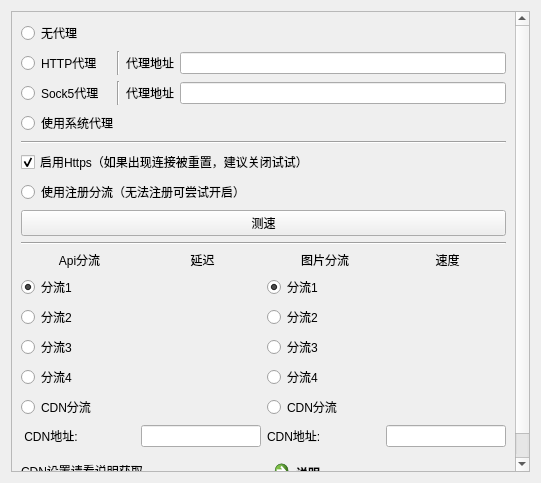
<?xml version="1.0" encoding="UTF-8"?>
<ui version="4.0">
 <class>LoginProxyWidget</class>
 <widget class="QWidget" name="LoginProxyWidget">
  <property name="geometry">
   <rect>
    <x>0</x>
    <y>0</y>
    <width>541</width>
    <height>483</height>
   </rect>
  </property>
  <property name="minimumSize">
   <size>
    <width>450</width>
    <height>0</height>
   </size>
  </property>
  <property name="windowTitle">
   <string>代理设置</string>
  </property>
  <layout class="QGridLayout" name="gridLayout">
   <property name="spacing">
    <number>12</number>
   </property>
   <item row="0" column="0">
    <widget class="SmoothScrollArea" name="scrollArea">
     <property name="widgetResizable">
      <bool>true</bool>
     </property>
     <widget class="QWidget" name="scrollAreaWidgetContents">
      <property name="geometry">
       <rect>
        <x>0</x>
        <y>0</y>
        <width>521</width>
        <height>463</height>
       </rect>
      </property>
      <layout class="QVBoxLayout" name="verticalLayout">
       <item>
        <layout class="QHBoxLayout" name="horizontalLayout_11">
         <item>
          <widget class="QRadioButton" name="proxy_0">
           <property name="text">
            <string>无代理</string>
           </property>
           <attribute name="buttonGroup">
            <string notr="true">radioProxyGroup</string>
           </attribute>
          </widget>
         </item>
        </layout>
       </item>
       <item>
        <layout class="QHBoxLayout" name="horizontalLayout">
         <item>
          <widget class="QRadioButton" name="proxy_1">
           <property name="minimumSize">
            <size>
             <width>90</width>
             <height>0</height>
            </size>
           </property>
           <property name="text">
            <string>HTTP代理</string>
           </property>
           <attribute name="buttonGroup">
            <string notr="true">radioProxyGroup</string>
           </attribute>
          </widget>
         </item>
         <item>
          <widget class="Line" name="line">
           <property name="orientation">
            <enum>Qt::Vertical</enum>
           </property>
          </widget>
         </item>
         <item>
          <widget class="QLabel" name="label">
           <property name="text">
            <string>代理地址</string>
           </property>
           <property name="alignment">
            <set>Qt::AlignCenter</set>
           </property>
          </widget>
         </item>
         <item>
          <widget class="QLineEdit" name="httpLine">
           <property name="toolTip">
            <string>http://127.0.0.1:10809</string>
           </property>
           <property name="placeholderText">
            <string/>
           </property>
          </widget>
         </item>
        </layout>
       </item>
       <item>
        <layout class="QHBoxLayout" name="horizontalLayout_10">
         <item>
          <widget class="QRadioButton" name="proxy_2">
           <property name="minimumSize">
            <size>
             <width>90</width>
             <height>0</height>
            </size>
           </property>
           <property name="text">
            <string>Sock5代理</string>
           </property>
           <attribute name="buttonGroup">
            <string notr="true">radioProxyGroup</string>
           </attribute>
          </widget>
         </item>
         <item>
          <widget class="Line" name="line_2">
           <property name="orientation">
            <enum>Qt::Vertical</enum>
           </property>
          </widget>
         </item>
         <item>
          <widget class="QLabel" name="label_5">
           <property name="text">
            <string>代理地址</string>
           </property>
          </widget>
         </item>
         <item>
          <widget class="QLineEdit" name="sockEdit">
           <property name="toolTip">
            <string>127.0.0.1:10808</string>
           </property>
           <property name="placeholderText">
            <string/>
           </property>
          </widget>
         </item>
        </layout>
       </item>
       <item>
        <layout class="QHBoxLayout" name="horizontalLayout_12">
         <item>
          <widget class="QRadioButton" name="proxy_3">
           <property name="text">
            <string>使用系统代理</string>
           </property>
           <attribute name="buttonGroup">
            <string notr="true">radioProxyGroup</string>
           </attribute>
          </widget>
         </item>
        </layout>
       </item>
       <item>
        <widget class="Line" name="line_3">
         <property name="orientation">
          <enum>Qt::Horizontal</enum>
         </property>
        </widget>
       </item>
       <item>
        <layout class="QHBoxLayout" name="horizontalLayout_9">
         <item>
          <widget class="QCheckBox" name="httpsBox">
           <property name="text">
            <string>启用Https（如果出现连接被重置，建议关闭试试）</string>
           </property>
           <property name="checked">
            <bool>true</bool>
           </property>
          </widget>
         </item>
        </layout>
       </item>
       <item>
        <widget class="QRadioButton" name="loginProxy">
         <property name="text">
          <string>使用注册分流（无法注册可尝试开启）</string>
         </property>
        </widget>
       </item>
       <item>
        <widget class="QPushButton" name="testSpeedButton">
         <property name="text">
          <string>测速</string>
         </property>
        </widget>
       </item>
       <item>
        <widget class="Line" name="line_4">
         <property name="orientation">
          <enum>Qt::Horizontal</enum>
         </property>
        </widget>
       </item>
       <item>
        <layout class="QGridLayout" name="gridLayout_2">
         <item row="5" column="0">
          <widget class="QRadioButton" name="radioButton_4">
           <property name="toolTip">
            <string>所以分流不可使用时，自动解锁</string>
           </property>
           <property name="text">
            <string>分流4</string>
           </property>
           <attribute name="buttonGroup">
            <string notr="true">radioApiGroup</string>
           </attribute>
          </widget>
         </item>
         <item row="6" column="2">
          <widget class="QRadioButton" name="radio_img_5">
           <property name="text">
            <string>CDN分流</string>
           </property>
           <attribute name="buttonGroup">
            <string notr="true">radioImgGroup</string>
           </attribute>
          </widget>
         </item>
         <item row="4" column="3">
          <widget class="QLabel" name="label_img_3">
           <property name="text">
            <string/>
           </property>
          </widget>
         </item>
         <item row="2" column="1">
          <widget class="QLabel" name="label_api_1">
           <property name="text">
            <string/>
           </property>
          </widget>
         </item>
         <item row="6" column="0">
          <widget class="QRadioButton" name="radioButton_5">
           <property name="text">
            <string>CDN分流</string>
           </property>
           <attribute name="buttonGroup">
            <string notr="true">radioApiGroup</string>
           </attribute>
          </widget>
         </item>
         <item row="3" column="2">
          <widget class="QRadioButton" name="radio_img_2">
           <property name="text">
            <string>分流2</string>
           </property>
           <attribute name="buttonGroup">
            <string notr="true">radioImgGroup</string>
           </attribute>
          </widget>
         </item>
         <item row="4" column="1">
          <widget class="QLabel" name="label_api_3">
           <property name="text">
            <string/>
           </property>
          </widget>
         </item>
         <item row="4" column="2">
          <widget class="QRadioButton" name="radio_img_3">
           <property name="text">
            <string>分流3</string>
           </property>
           <attribute name="buttonGroup">
            <string notr="true">radioImgGroup</string>
           </attribute>
          </widget>
         </item>
         <item row="6" column="3">
          <widget class="QLabel" name="label_img_5">
           <property name="text">
            <string/>
           </property>
          </widget>
         </item>
         <item row="3" column="1">
          <widget class="QLabel" name="label_api_2">
           <property name="text">
            <string/>
           </property>
          </widget>
         </item>
         <item row="5" column="3">
          <widget class="QLabel" name="label_img_4">
           <property name="text">
            <string/>
           </property>
          </widget>
         </item>
         <item row="4" column="0">
          <widget class="QRadioButton" name="radioButton_3">
           <property name="text">
            <string>分流3</string>
           </property>
           <attribute name="buttonGroup">
            <string notr="true">radioApiGroup</string>
           </attribute>
          </widget>
         </item>
         <item row="6" column="1">
          <widget class="QLabel" name="label_api_5">
           <property name="text">
            <string/>
           </property>
          </widget>
         </item>
         <item row="1" column="0">
          <widget class="QLabel" name="label_2">
           <property name="text">
            <string>Api分流</string>
           </property>
           <property name="alignment">
            <set>Qt::AlignCenter</set>
           </property>
          </widget>
         </item>
         <item row="5" column="2">
          <widget class="QRadioButton" name="radio_img_4">
           <property name="toolTip">
            <string>所以分流不可使用时，自动解锁</string>
           </property>
           <property name="text">
            <string>分流4</string>
           </property>
           <attribute name="buttonGroup">
            <string notr="true">radioImgGroup</string>
           </attribute>
          </widget>
         </item>
         <item row="1" column="1">
          <widget class="QLabel" name="label_6">
           <property name="text">
            <string>延迟</string>
           </property>
           <property name="alignment">
            <set>Qt::AlignCenter</set>
           </property>
          </widget>
         </item>
         <item row="2" column="0">
          <widget class="QRadioButton" name="radioButton_1">
           <property name="text">
            <string>分流1</string>
           </property>
           <property name="checked">
            <bool>true</bool>
           </property>
           <attribute name="buttonGroup">
            <string notr="true">radioApiGroup</string>
           </attribute>
          </widget>
         </item>
         <item row="2" column="2">
          <widget class="QRadioButton" name="radio_img_1">
           <property name="text">
            <string>分流1</string>
           </property>
           <property name="checked">
            <bool>true</bool>
           </property>
           <attribute name="buttonGroup">
            <string notr="true">radioImgGroup</string>
           </attribute>
          </widget>
         </item>
         <item row="3" column="3">
          <widget class="QLabel" name="label_img_2">
           <property name="text">
            <string/>
           </property>
          </widget>
         </item>
         <item row="1" column="2">
          <widget class="QLabel" name="label_7">
           <property name="text">
            <string>图片分流</string>
           </property>
           <property name="alignment">
            <set>Qt::AlignCenter</set>
           </property>
          </widget>
         </item>
         <item row="1" column="3">
          <widget class="QLabel" name="label_4">
           <property name="text">
            <string>速度</string>
           </property>
           <property name="alignment">
            <set>Qt::AlignCenter</set>
           </property>
          </widget>
         </item>
         <item row="2" column="3">
          <widget class="QLabel" name="label_img_1">
           <property name="text">
            <string/>
           </property>
          </widget>
         </item>
         <item row="5" column="1">
          <widget class="QLabel" name="label_api_4">
           <property name="text">
            <string/>
           </property>
          </widget>
         </item>
         <item row="3" column="0">
          <widget class="QRadioButton" name="radioButton_2">
           <property name="text">
            <string>分流2</string>
           </property>
           <attribute name="buttonGroup">
            <string notr="true">radioApiGroup</string>
           </attribute>
          </widget>
         </item>
        </layout>
       </item>
       <item>
        <layout class="QHBoxLayout" name="horizontalLayout_2">
         <item>
          <widget class="QLabel" name="label_11">
           <property name="text">
            <string> CDN地址:</string>
           </property>
           <property name="alignment">
            <set>Qt::AlignLeading|Qt::AlignLeft|Qt::AlignVCenter</set>
           </property>
          </widget>
         </item>
         <item>
          <widget class="QLineEdit" name="cdn_api_ip">
           <property name="minimumSize">
            <size>
             <width>120</width>
             <height>0</height>
            </size>
           </property>
           <property name="maximumSize">
            <size>
             <width>120</width>
             <height>16777215</height>
            </size>
           </property>
          </widget>
         </item>
         <item>
          <widget class="QLabel" name="label_8">
           <property name="text">
            <string>CDN地址:</string>
           </property>
          </widget>
         </item>
         <item>
          <widget class="QLineEdit" name="cdn_img_ip">
           <property name="minimumSize">
            <size>
             <width>120</width>
             <height>0</height>
            </size>
           </property>
           <property name="maximumSize">
            <size>
             <width>120</width>
             <height>16777215</height>
            </size>
           </property>
          </widget>
         </item>
        </layout>
       </item>
       <item>
        <layout class="QHBoxLayout" name="horizontalLayout_8">
         <item>
          <widget class="QLabel" name="label_3">
           <property name="text">
            <string>CDN设置请看说明获取</string>
           </property>
          </widget>
         </item>
         <item>
          <widget class="QCommandLinkButton" name="commandLinkButton">
           <property name="text">
            <string>说明</string>
           </property>
          </widget>
         </item>
        </layout>
       </item>
      </layout>
     </widget>
    </widget>
   </item>
  </layout>
 </widget>
 <customwidgets>
  <customwidget>
   <class>SmoothScrollArea</class>
   <extends>QScrollArea</extends>
   <header location="global">component.scroll_area.smooth_scroll_area.h</header>
   <container>1</container>
  </customwidget>
 </customwidgets>
 <resources/>
 <connections>
  <connection>
   <sender>testSpeedButton</sender>
   <signal>clicked()</signal>
   <receiver>LoginProxyWidget</receiver>
   <slot>SpeedTest()</slot>
   <hints>
    <hint type="sourcelabel">
     <x>73</x>
     <y>81</y>
    </hint>
    <hint type="destinationlabel">
     <x>458</x>
     <y>47</y>
    </hint>
   </hints>
  </connection>
 </connections>
 <slots>
  <slot>Login()</slot>
  <slot>OpenRegister()</slot>
  <slot>SpeedTest()</slot>
  <slot>SaveSetting()</slot>
  <slot>OpenUrl()</slot>
 </slots>
 <buttongroups>
  <buttongroup name="radioApiGroup"/>
  <buttongroup name="radioProxyGroup"/>
  <buttongroup name="radioImgGroup"/>
 </buttongroups>
</ui>
